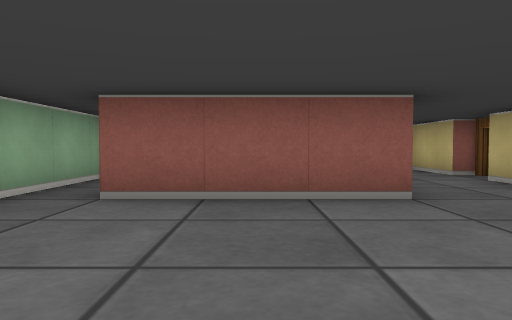
view 1 (above)

16 first-person views from a walk through a cub3D level. The camera is about half as high as the walls, tilts 2° down and sees 70° across. The floor is counted in squares. Each view is taken from the middle of a square. On the plan, view 1 faces up. The plan holds only what a view shows up to about 9 squares ahead; the rest is blank.

view 2
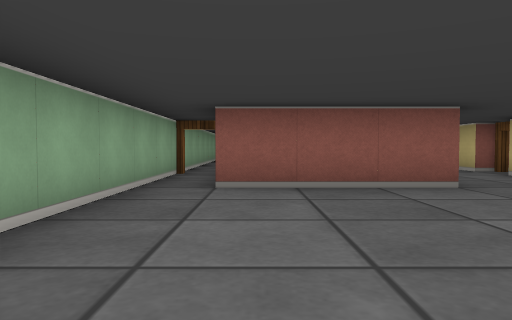

view 3
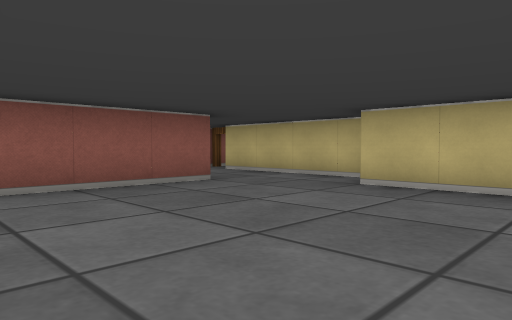

view 4
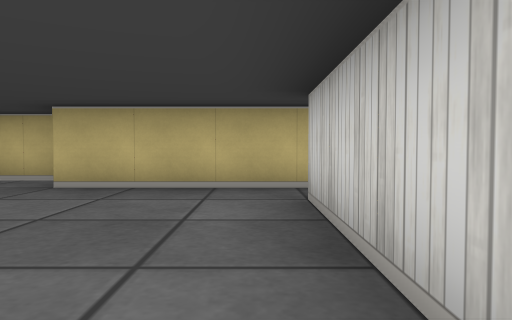

view 5
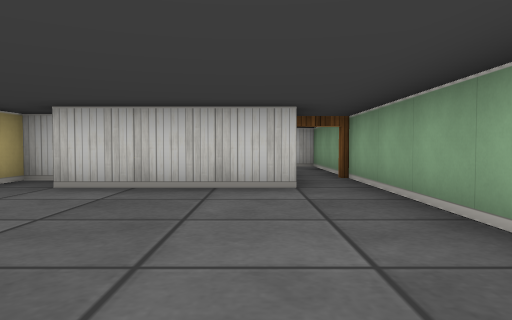

view 6
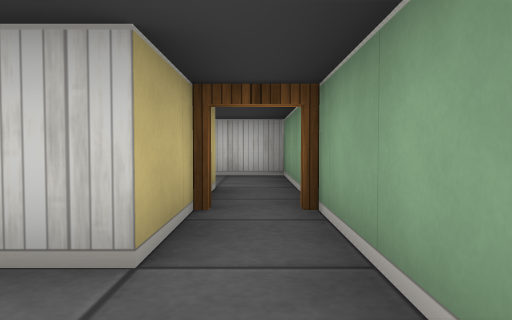

view 7
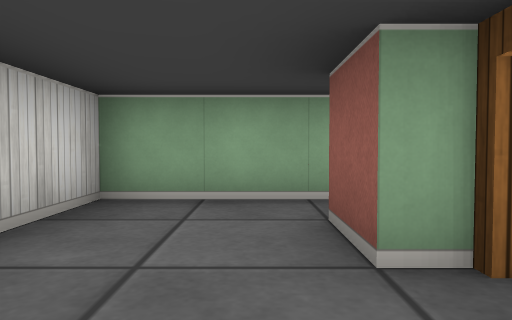

view 8
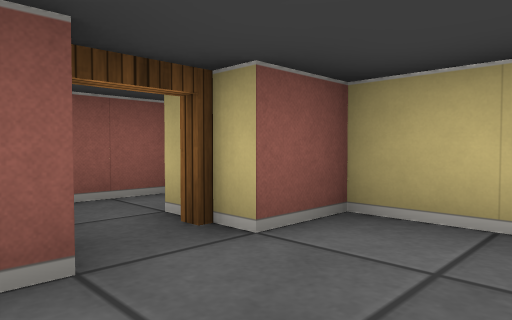

view 9
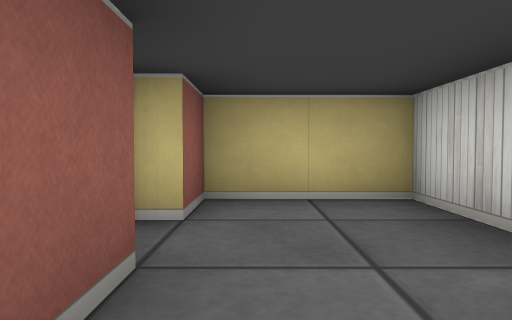

view 10
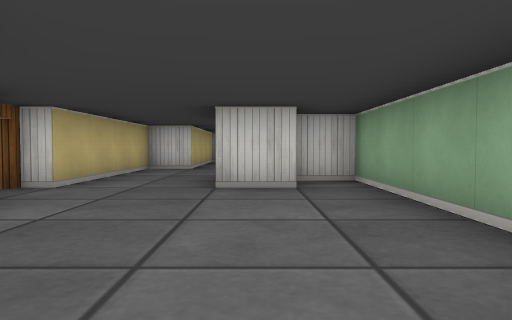

view 11
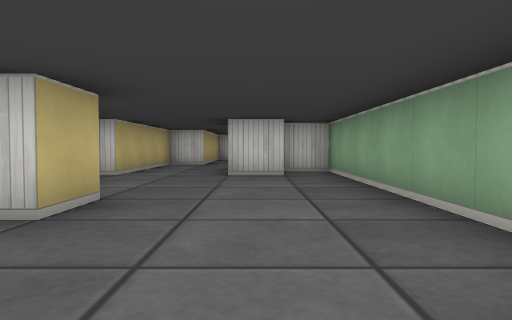

view 12
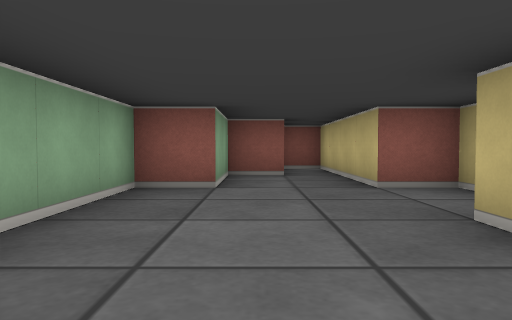

view 13
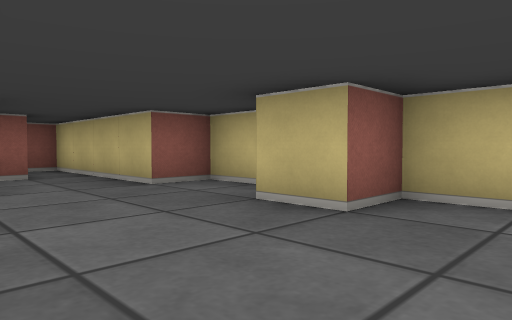

view 14
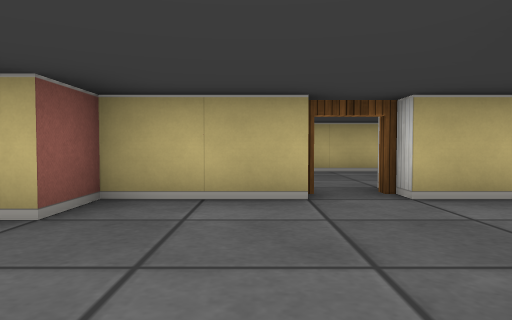

view 15
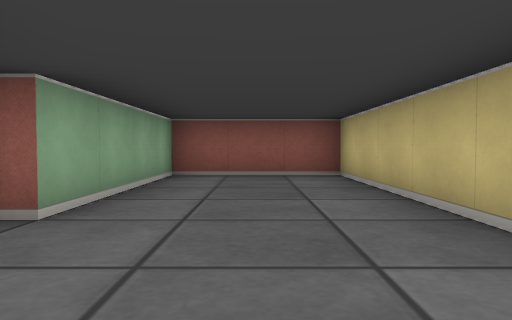

view 16
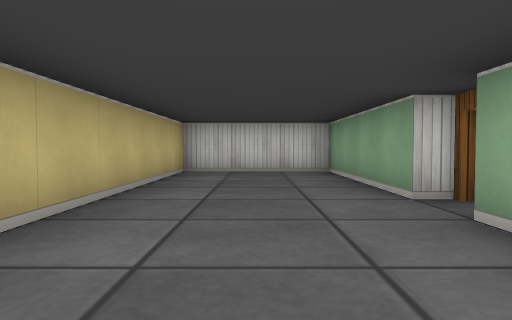

### Floor plan
Points are (right, up) in squares from view 1. A wall is a line through its corners. A room is listed if a view was taken in it or the views show most of it. See-through windows are left out.
Room 1 (views 1, 2, 3, 4, 5, 6)
walls: (1.6, 3.5) (-1.5, 3.5); (-2.5, 6) (-2.5, -3); (2, -2.5) (2.5, -2.5) (2.5, 1.5) (3.5, 1.5) (3.5, 5.5); (-1.5, -3) (-1.5, -1.5) (1.5, -1.5)
ways out: open door at (-2, -3) to room 2; opening at (2.5, 4.5) to room 3; open door at (-2, 6)
Room 2 (views 7, 8, 9)
walls: (-0.5, -4.5) (-1.5, -4.5) (-1.5, -3); (-2.5, -3) (-2.5, -6.5) (1.5, -6.5) (1.5, -4.5) (0.5, -4.5)
ways out: open door at (-2, -3) to room 1; open door at (0, -4) to room 5
Room 3 (views 10, 11, 12, 13, 14)
walls: (3.5, 10.5) (3.5, 11.5) (2.5, 11.5) (2.5, 15.5) (1.6, 15.5); (0.5, 5.5) (1.5, 5.5); (3.5, 6.5) (3.5, 8.5) (2.5, 8.5) (2.5, 9.5) (2.9, 9.5); (1.6, 13.5) (0.5, 13.5) (0.5, 11.5) (-0.5, 11.5) (-0.5, 4.5) (0.5, 4.5)
ways out: opening at (2.5, 4.5) to room 1; open door at (4, 6) to room 4
Room 4 (views 15, 16)
walls: (4.5, 5.5) (4.5, 1.5) (7.5, 1.5) (7.5, 10.5) (4.5, 10.5) (4.5, 6.5)
ways out: open door at (4, 6) to room 3
Room 5 (no view inside)
walls: (1.1, -2.5) (0.1, -2.5)
ways out: open door at (0, -4) to room 2

Where each view was taken, in squares from view 1:
view 1: 0 up, 0 right, facing up
view 2: 1 down, 1 left, facing up
view 3: 1 down, 2 left, facing up-right
view 4: 1 down, 2 left, facing right
view 5: 3 up, 1 left, facing down
view 6: 0 up, 2 left, facing down
view 7: 5 down, 1 right, facing left
view 8: 6 down, 1 left, facing up-right
view 9: 5 down, 2 left, facing right
view 10: 10 up, 1 right, facing down
view 11: 12 up, 1 right, facing down
view 12: 7 up, 1 right, facing up
view 13: 7 up, 0 right, facing up-right
view 14: 7 up, 0 right, facing right
view 15: 4 up, 6 right, facing up
view 16: 9 up, 6 right, facing down
